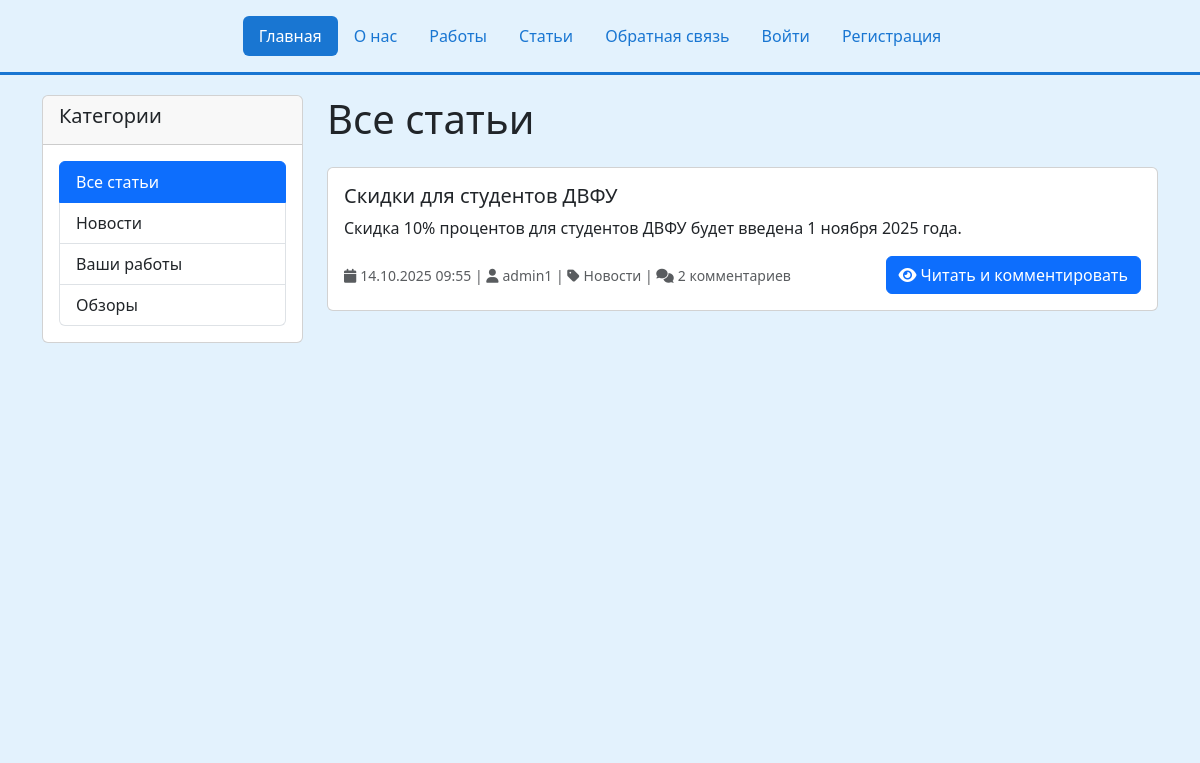
The app's page /articles/ with its own data.
### my_siteApp/models.py (models this page shows, shortened)
class Article(models.Model):
    CATEGORY_CHOICES = [
        ('news', 'Новости'),
        ('works', 'Ваши работы'),
        ('review', 'Обзоры'),
    ]
    title = models.CharField(max_length=200, verbose_name="Заголовок")
    text = models.TextField(verbose_name="Текст статьи")
    created_date = models.DateTimeField(default=timezone.now, verbose_name="Дата создания")
    category = models.CharField(
        max_length=20,
        choices=CATEGORY_CHOICES,
        default='news',
        verbose_name="Категория"
    )
    user = models.ForeignKey(
        User,
        on_delete=models.CASCADE,
        related_name='articles',
        verbose_name="Автор"
    )
    class Meta:
        ordering = ['-created_date']

### my_siteApp/views.py (the view)
# urls.py: path('articles/', views.articles_list, name='articles_list'),
def articles_list(request, category=None):
    articles = Article.objects.all()
    if category:
        valid_categories = dict(Article.CATEGORY_CHOICES).keys()
        if category not in valid_categories:
            messages.error(request, 'Неверная категория')
            return redirect('articles_list')
        articles = articles.filter(category=category)
    context = {
        'articles': articles,
        'current_category': category,
        'category_choices': Article.CATEGORY_CHOICES,
    }
    return render(request, 'my_siteApp/articles_list.html', context)

### my_siteApp/templates/my_siteApp/articles_list.html (shortened to what this page needs)
{% extends 'my_siteApp/base.html' %}
{% load static %}
{% block content %}
<div class="row">
    <div class="col-md-3">
        <div class="card mb-4">
            <div class="card-header">
                <h5>Категории</h5>
            </div>
            <div class="card-body">
                <div class="list-group">
                    <a href="{% url 'articles_list' %}"
                       class="list-group-item list-group-item-action {% if not current_category %}active{% endif %}">
                        Все статьи
                    </a>
                    {% for value, label in category_choices %}
                    <a href="{% url 'articles_by_category' value %}"
                       class="list-group-item list-group-item-action {% if current_category == value %}active{% endif %}">
                        {{ label }}
                    </a>
                    {% endfor %}
                </div>
            </div>
        </div>
    </div>
    <div class="col-md-9">
        <h1 class="mb-4">
            {% if current_category %}
            {{ current_category|title }}
            {% else %}
            Все статьи
            {% endif %}
        </h1>
        {% if articles %}
            {% for article in articles %}
            <div class="card mb-4">
                <div class="card-body">
                    <h5 class="card-title">{{ article.title }}</h5>
                    <p class="card-text">{{ article.text|truncatewords:30 }}</p>
                    <div class="d-flex justify-content-between align-items-center">
                        <small class="text-muted">
                            <i class="fas fa-calendar me-1"></i>{{ article.created_date|date:"d.m.Y H:i" }} |
                            <i class="fas fa-user me-1"></i>{{ article.user.username }} |
                            <i class="fas fa-tag me-1"></i>{{ article.get_category_display }} |
                            <i class="fas fa-comments me-1"></i>{{ article.comments.count }} комментариев
                        </small>
                        <a href="{% url 'news_detail' article.id %}" class="btn btn-primary">
                            <i class="fas fa-eye me-1"></i>Читать и комментировать
                        </a>
                    </div>
                </div>
            </div>
            {% endfor %}
        {% else %}
            <div class="alert alert-info">
                <i class="fas fa-info-circle me-2"></i>Статьи не найдены.
            </div>
        {% endif %}
    </div>
</div>
{% endblock %}

### my_siteApp/templates/my_siteApp/base.html (style rules this page uses)
body { background-color: #e3f2fd; margin: 0; padding: 0; min-height: 100vh; }

### records on screen
Article: title "Скидки для студентов ДВФУ", text "Скидка 10% процентов для студентов ДВФУ будет введена 1 ноября 2025 года.", created_date "14.10.2025 09:55", user.username "admin1", category "Новости", comments.count "2"

### other values on screen
{{ label }} "Новости" "Ваши работы" "Обзоры"
